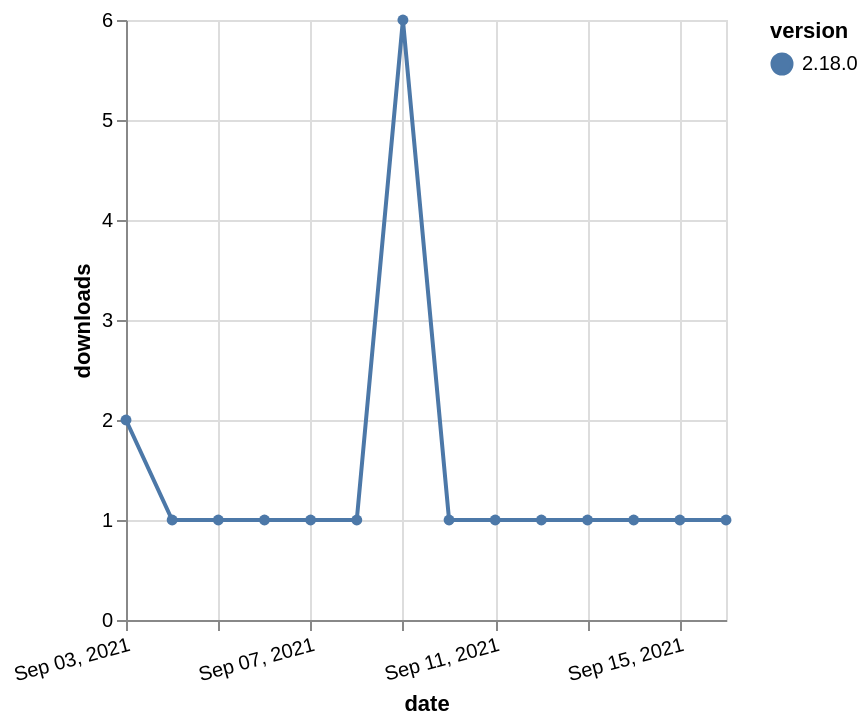

Write a Vega-Lite specification for this figure.
### Vega-Lite specification from a JSON file in a GitHub repository (floating-point values rounded to 4 significant figures)
{"$schema": "https://vega.github.io/schema/vega-lite/v5.json", "description": "A simple bar chart with embedded data.", "data": {"values": [{"date": "2021-09-03", "total": 508, "delta": 2, "version": "2.18.0"}, {"date": "2021-09-04", "total": 509, "delta": 1, "version": "2.18.0"}, {"date": "2021-09-05", "total": 510, "delta": 1, "version": "2.18.0"}, {"date": "2021-09-06", "total": 511, "delta": 1, "version": "2.18.0"}, {"date": "2021-09-07", "total": 512, "delta": 1, "version": "2.18.0"}, {"date": "2021-09-08", "total": 513, "delta": 1, "version": "2.18.0"}, {"date": "2021-09-09", "total": 519, "delta": 6, "version": "2.18.0"}, {"date": "2021-09-10", "total": 520, "delta": 1, "version": "2.18.0"}, {"date": "2021-09-11", "total": 521, "delta": 1, "version": "2.18.0"}, {"date": "2021-09-12", "total": 522, "delta": 1, "version": "2.18.0"}, {"date": "2021-09-13", "total": 523, "delta": 1, "version": "2.18.0"}, {"date": "2021-09-14", "total": 524, "delta": 1, "version": "2.18.0"}, {"date": "2021-09-15", "total": 525, "delta": 1, "version": "2.18.0"}, {"date": "2021-09-16", "total": 526, "delta": 1, "version": "2.18.0"}]}, "width": "container", "mark": {"type": "line", "point": {"filled": true}}, "encoding": {"x": {"field": "date", "type": "temporal", "timeUnit": "yearmonthdate", "title": "date", "axis": {"labelAngle": -15}}, "y": {"field": "delta", "type": "quantitative", "title": "downloads"}, "color": {"field": "version", "type": "nominal"}, "tooltip": {"field": "delta"}}}
